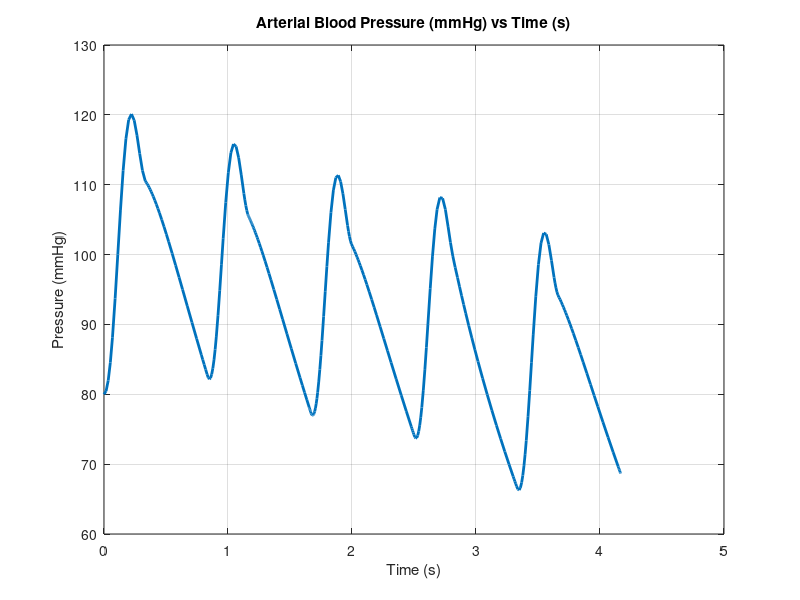

Here is the MATLAB script that generated this plot:
clear
clc


%Initial condition
I0 = 424.1;

%Cardiac period Tc and systolic duration Ts
Tc = 60/72;     
Ts = (2/5)*Tc;  

%Modify parameter here to change time span
time_span = 5;

%Keep Constant
R = 1.05; C = 1.28; R1 = 0.046; L = 0.0072;

% Input Signal Functions

%Blood flow function I(t)
I = @(t) I0*sin((pi*mod(t,Tc))/Ts).^2.*(mod(t,Tc)<=Ts);

%Blood flow first derivative  I'(t)
Idot = @(t) I0*2*sin(pi*mod(t,Tc)/Ts).*cos(pi*mod(t,Tc)/Ts)*pi/Ts.*(mod(t,Tc)<=Ts);

%Blood flow second derivative I"(t)
Idotdot = @(t) I0*2*(cos(pi*mod(t,Tc)/Ts).^2 - sin(pi*mod(t,Tc)/Ts).^2)*(pi/Ts)^2.*(mod(t,Tc)<=Ts);

% 4-element Windkessel ODE - formulation online somewhere
fun = @(t,y)[y(2);
    (Idotdot(t)*(R*L*C*R1)+Idot(t)*(L*(R+R1))+I(t)*(R*R1) - (y(2)*(C*R*R1+L)+y(1)*R1))/(L*C*R)];

% Initial conditions and time span 
y0 = [80; 0];
tspan = [0 time_span*Tc];

% Solve
[T,Y] = ode45(fun,tspan,y0);



%Creating empty array for solution object
bp_data = zeros(length(Y), 2);

%Extracting solution object
for i = 1:length(Y)
    bp_data(i, 2) = Y(i);
    bp_data(i, 1) = T(i);
end 

plot(bp_data(:,1), bp_data(:,2), 'LineWidth', 2)
xlabel('Time (s)')
ylabel('Pressure (mmHg)')
title('Arterial Blood Pressure (mmHg) vs Time (s)')
grid on

